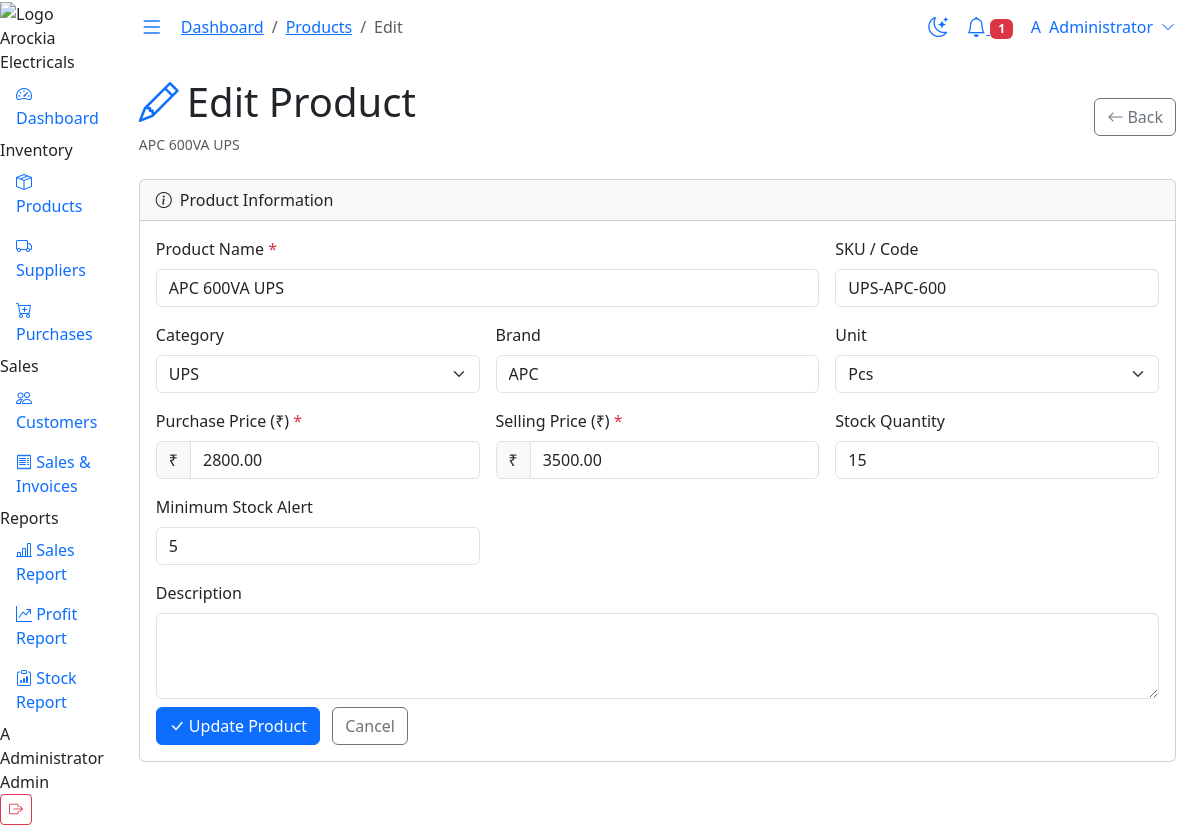
The page /products/edit.php?id=1 (signed in) on the database its author committed.
### tables this page shows
CREATE TABLE `products` (
  `id` INT(11) NOT NULL AUTO_INCREMENT,
  `product_name` VARCHAR(200) NOT NULL,
  `category_id` INT(11) DEFAULT NULL,
  `brand` VARCHAR(100) DEFAULT NULL,
  `sku` VARCHAR(100) DEFAULT NULL UNIQUE,
  `purchase_price` DECIMAL(10,2) NOT NULL DEFAULT 0.00,
  `selling_price` DECIMAL(10,2) NOT NULL DEFAULT 0.00,
  `stock_quantity` INT(11) NOT NULL DEFAULT 0,
  `minimum_stock` INT(11) NOT NULL DEFAULT 5,
  `unit` VARCHAR(20) DEFAULT 'pcs',
  `description` TEXT DEFAULT NULL,
  `status` TINYINT(1) DEFAULT 1,
  `created_at` TIMESTAMP DEFAULT CURRENT_TIMESTAMP,
  `updated_at` TIMESTAMP DEFAULT CURRENT_TIMESTAMP ON UPDATE CURRENT_TIMESTAMP,
  PRIMARY KEY (`id`),
  KEY `fk_product_category` (`category_id`),
  CONSTRAINT `fk_product_category` FOREIGN KEY (`category_id`) REFERENCES `categories`(`id`) ON DELETE SET NULL
);

CREATE TABLE `categories` (
  `id` INT(11) NOT NULL AUTO_INCREMENT,
  `name` VARCHAR(100) NOT NULL,
  `created_at` TIMESTAMP DEFAULT CURRENT_TIMESTAMP,
  PRIMARY KEY (`id`)
);

### includes/functions.php (called while the page is built, shortened)
<?php
function sanitize(string $data): string {
    return htmlspecialchars(strip_tags(trim($data)), ENT_QUOTES, 'UTF-8');
}
function getCategories(): array {
    $db = getDB();
    $stmt = $db->query("SELECT * FROM categories ORDER BY name");
    return $stmt->fetchAll();
}
function getProduct(int $id): ?array {
    $db = getDB();
    $stmt = $db->prepare("SELECT p.*, c.name as category_name FROM products p LEFT JOIN categories c ON p.category_id = c.id WHERE p.id = ?");
    $stmt->execute([$id]);
    return $stmt->fetch() ?: null;
}

### products/edit.php (the view, shortened to what this page needs)
<?php
require_once __DIR__ . '/../includes/functions.php';
$id = (int)($_GET['id'] ?? 0);
$product = getProduct($id);
$categories = getCategories();
include __DIR__ . '/../includes/header.php';
?>
<div class="d-flex justify-content-between align-items-center mb-4">
    <div>
        <h1 class="page-title"><i class="bi bi-pencil me-2 text-primary"></i>Edit Product</h1>
        <p class="text-muted mb-0 small"><?= sanitize($product['product_name']) ?></p>
    </div>
    <a href="<?= APP_URL ?>/products/index.php" class="btn btn-outline-secondary"><i class="bi bi-arrow-left me-1"></i>Back</a>
</div>
<div class="card">
    <div class="card-header"><i class="bi bi-info-circle me-2"></i>Product Information</div>
    <div class="card-body">
        <form method="POST" novalidate>
            <div class="row g-3">
                <div class="col-md-8">
                    <label class="form-label">Product Name <span class="text-danger">*</span></label>
                    <input type="text" name="product_name" class="form-control" value="<?= htmlspecialchars($product['product_name']) ?>" required>
                </div>
                <div class="col-md-4">
                    <label class="form-label">SKU / Code</label>
                    <input type="text" name="sku" class="form-control" value="<?= htmlspecialchars($product['sku'] ?? '') ?>">
                </div>
                <div class="col-md-4">
                    <label class="form-label">Category</label>
                    <select name="category_id" class="form-select">
                        <?php foreach ($categories as $cat): ?>
                            <option value="<?= $cat['id'] ?>" <?= $product['category_id'] == $cat['id'] ? 'selected' : '' ?>><?= sanitize($cat['name']) ?></option>
                        <?php endforeach; ?>
                    </select>
                </div>
                <div class="col-md-4">
                    <label class="form-label">Brand</label>
                    <input type="text" name="brand" class="form-control" value="<?= htmlspecialchars($product['brand'] ?? '') ?>">
                </div>
                <div class="col-md-4">
                    <label class="form-label">Unit</label>
                    <select name="unit" class="form-select">
                        <?php foreach (['pcs','set','box','kg','meter','roll','pair'] as $u): ?>
                            <option value="<?= $u ?>" <?= ($product['unit'] ?? 'pcs') === $u ? 'selected' : '' ?>><?= ucfirst($u) ?></option>
                        <?php endforeach; ?>
                    </select>
                </div>
                <div class="col-md-4">
                    <label class="form-label">Purchase Price (₹) <span class="text-danger">*</span></label>
                    <div class="input-group"><span class="input-group-text">₹</span>
                    <input type="number" name="purchase_price" class="form-control" step="0.01" value="<?= $product['purchase_price'] ?>" required></div>
                </div>
                <div class="col-md-4">
                    <label class="form-label">Selling Price (₹) <span class="text-danger">*</span></label>
                    <div class="input-group"><span class="input-group-text">₹</span>
                    <input type="number" name="selling_price" class="form-control" step="0.01" value="<?= $product['selling_price'] ?>" required></div>
                </div>
                <div class="col-md-4">
                    <label class="form-label">Stock Quantity</label>
                    <input type="number" name="stock_quantity" class="form-control" min="0" value="<?= $product['stock_quantity'] ?>">
                </div>
                <div class="col-md-4">
                    <label class="form-label">Minimum Stock Alert</label>
                    <input type="number" name="minimum_stock" class="form-control" min="0" value="<?= $product['minimum_stock'] ?>">
                </div>
                <div class="col-12">
                    <label class="form-label">Description</label>
                    <textarea name="description" class="form-control" rows="3"><?= htmlspecialchars($product['description'] ?? '') ?></textarea>
                </div>
                <div class="col-12 mt-2">
                    <button type="submit" class="btn btn-primary"><i class="bi bi-check-lg me-1"></i>Update Product</button>
                    <a href="<?= APP_URL ?>/products/index.php" class="btn btn-outline-secondary ms-2">Cancel</a>
                </div>
            </div>
        </form>
    </div>
</div>
<?php include __DIR__ . '/../includes/footer.php'; ?>

### rows shown on the page
products: product_name "APC 600VA UPS", sku "UPS-APC-600", category_id "UPS", brand "APC", unit "Pcs", purchase_price "2800.00", selling_price "3500.00", stock_quantity "15", minimum_stock "5"

### other values the page prints
substr($_SESSION['user_name'] ?? 'A', 0, 1) "A"
$_SESSION['user_name'] "Administrator"
$_SESSION['user_role'] "Admin"
$label "Dashboard"
$label "Products"
$label "Edit"
count($lowStock) "1"
